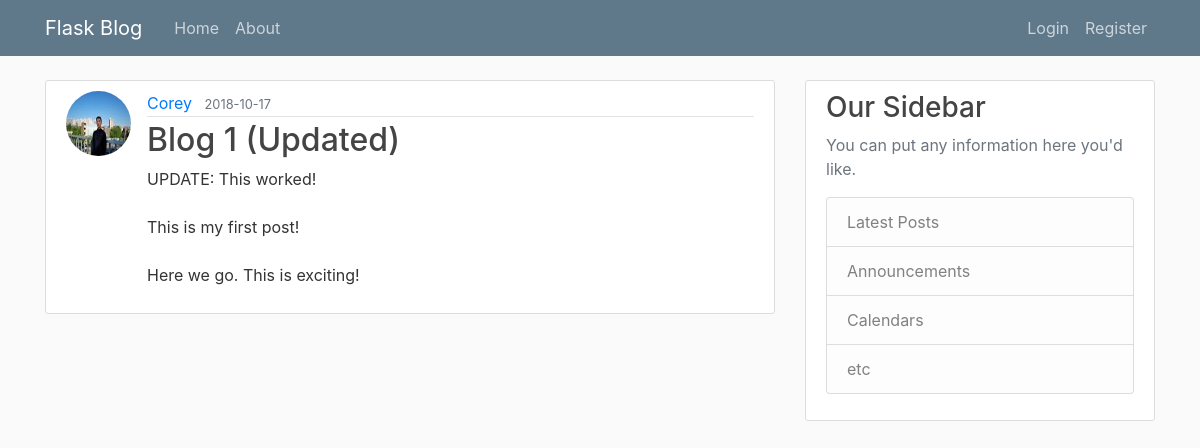
/post/1, run on the app's committed database.
### flaskblog/models.py (models this page shows, shortened)
class User(db.Model, UserMixin):
    id = db.Column(db.Integer, primary_key=True)
    username = db.Column(db.String(20), unique=True, nullable=False)
    email = db.Column(db.String(120), unique=True, nullable=False)
    image_file = db.Column(db.String(20), nullable=False,
                           default="default.jpg")
    password = db.Column(db.String(60), nullable=False)
    posts = db.relationship("Post", backref="author", lazy=True)

class Post(db.Model):
    id = db.Column(db.Integer, primary_key=True)
    title = db.Column(db.String(100), nullable=False)
    date_posted = db.Column(db.DateTime, nullable=False,
                            default=datetime.utcnow)
    content = db.Column(db.Text, nullable=False)
    user_id = db.Column(db.Integer, db.ForeignKey("user.id"), nullable=False)

### flaskblog/routes.py (the view)
@app.route("/post/<int:post_id>")
def post(post_id):
    post = Post.query.get_or_404(post_id)
    return render_template("post.html", title=post.title, post=post)

### flaskblog/templates/post.html (shortened to what this page needs)
{% extends "layout.html" %}
{% block content %}
<article class="media content-section">
  <img class="rounded-circle article-img" src="{{url_for("static", filename="profile_pics/" + post.author.image_file)}}"
    alt="">
  <div class="media-body">
    <div class="article-metadata">
      <a class="mr-2" href="#">{{ post.author.username }}</a>
      <small class="text-muted">{{ post.date_posted.strftime("%Y-%m-%d") }}</small>
    </div>
    <h2 class="article-title">{{ post.title }}</h2>
    <p class="article-content">{{ post.content }}</p>
  </div>
</article>
{% endblock content %}

### flaskblog/static/main.css (style rules this page uses)
body { background: #fafafa; color: #333333; margin-top: 5rem; }
h1, h2, h3, h4, h5, h6 { color: #444444; }
.content-section { background: #ffffff; padding: 10px 20px; border: 1px solid #dddddd; border-radius: 3px; margin-bottom: 20px; }
.article-title { color: #444444; }
.article-content { white-space: pre-line; }
.article-img { height: 65px; width: 65px; margin-right: 16px; }
.article-metadata { padding-bottom: 1px; margin-bottom: 4px; border-bottom: 1px solid #e3e3e3; }

### data on the page
User: image_file (picture), author.username "Corey"
Post: date_posted "2018-10-17", title "Blog 1 (Updated)", content "UPDATE: This worked! This is my first post! Here we go. This is exciting!"
